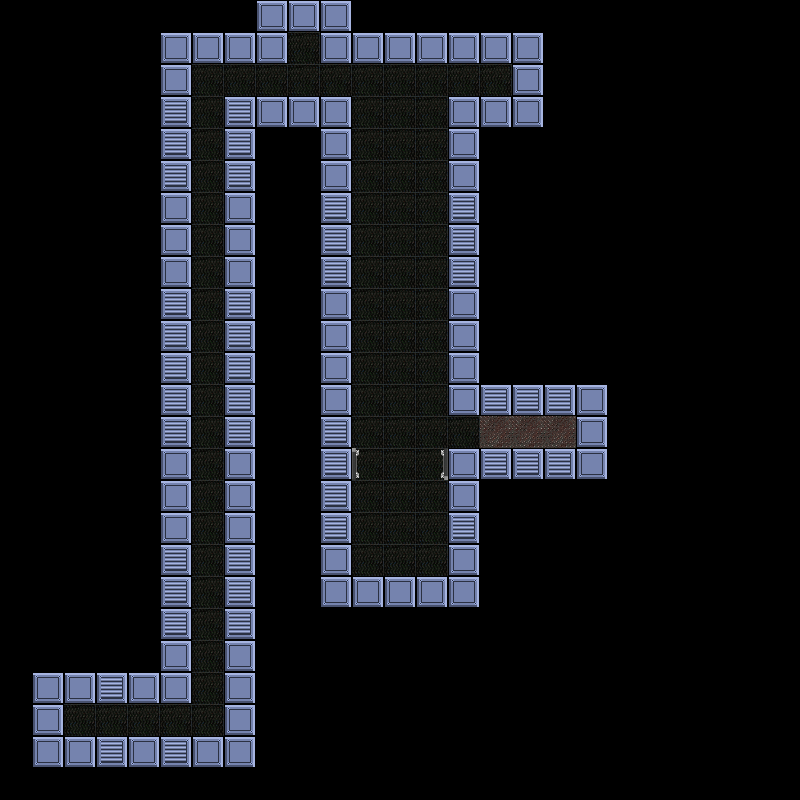

The image is a tile-based game level rendered from a .tmx file. Its description and source (layers, tilesets, objects; grid data summarised) follow:
An orthogonal 25x25 tile map with 32x32 px tiles, 3 tile layers (floor, tiles, objects) and 25 objects (17x fixture, 3x door, 2x wire-l, object, generator, ...).

<map version="1.0" orientation="orthogonal" renderorder="right-down" width="25" height="25" tilewidth="32" tileheight="32" nextobjectid="32">
 <tileset firstgid="1" name="tileset1" tilewidth="32" tileheight="32" tilecount="256" columns="16">
  <image source="../../../images/tiles/tileset1.png" width="512" height="512" />
  <tile id="16">
   <properties>
    <property name="solid" value="true" />
   </properties>
  </tile>
  <tile id="17">
   <properties>
    <property name="solid" value="true" />
   </properties>
  </tile>
 </tileset>
 <layer name="floor" width="25" height="25">
  <data>[625 cells, 84 non-empty, 2 distinct tile ids]</data>
 </layer>
 <layer name="tiles" width="25" height="25">
  <data>[625 cells, 116 non-empty, 4 distinct tile ids]</data>
 </layer>
 <layer name="objects" width="25" height="25">
  <data>[625 cells, 2 non-empty, 2 distinct tile ids]</data>
 </layer>
 <objectgroup name="Object Layer 1">
  <object id="1" name="wall-body" type="object" x="32" y="672" width="160" height="32">
   <properties>
    <property name="bodyType" value="StaticBody" />
   </properties>
  </object>
  <object id="2" name="wall3" type="fixture" x="224" y="128" width="32" height="608">
   <properties>
    <property name="body" value="wall-body" />
   </properties>
  </object>
  <object id="3" name="wall5" type="fixture" x="160" y="32" width="128" height="32">
   <properties>
    <property name="body" value="wall-body" />
   </properties>
  </object>
  <object id="4" name="wall2" type="fixture" x="32" y="736" width="224" height="32">
   <properties>
    <property name="body" value="wall-body" />
   </properties>
  </object>
  <object id="5" name="wall" type="fixture" x="32" y="704" width="32" height="32">
   <properties>
    <property name="body" value="wall-body" />
   </properties>
  </object>
  <object id="6" name="wall4" type="fixture" x="160" y="64" width="32" height="608">
   <properties>
    <property name="body" value="wall-body" />
   </properties>
  </object>
  <object id="7" name="wall6" type="fixture" x="256" y="0" width="96" height="32">
   <properties>
    <property name="body" value="wall-body" />
   </properties>
  </object>
  <object id="8" name="wall7" type="fixture" x="224" y="96" width="128" height="32">
   <properties>
    <property name="body" value="wall-body" />
   </properties>
  </object>
  <object id="9" name="wall8" type="fixture" x="320" y="32" width="224" height="32">
   <properties>
    <property name="body" value="wall-body" />
   </properties>
  </object>
  <object id="10" name="wall9" type="fixture" x="512" y="64" width="32" height="32">
   <properties>
    <property name="body" value="wall-body" />
   </properties>
  </object>
  <object id="11" name="wall10" type="fixture" x="448" y="96" width="96" height="32">
   <properties>
    <property name="body" value="wall-body" />
   </properties>
  </object>
  <object id="12" name="wall11" type="fixture" x="320" y="128" width="32" height="448">
   <properties>
    <property name="body" value="wall-body" />
   </properties>
  </object>
  <object id="13" name="wall12" type="fixture" x="448" y="128" width="32" height="256">
   <properties>
    <property name="body" value="wall-body" />
   </properties>
  </object>
  <object id="14" name="wall13" type="fixture" x="320" y="576" width="160" height="32">
   <properties>
    <property name="body" value="wall-body" />
   </properties>
  </object>
  <object id="15" name="wall14" type="fixture" x="448" y="384" width="160" height="32">
   <properties>
    <property name="body" value="wall-body" />
   </properties>
  </object>
  <object id="16" name="wall15" type="fixture" x="576" y="416" width="32" height="32">
   <properties>
    <property name="body" value="wall-body" />
   </properties>
  </object>
  <object id="17" name="wall16" type="fixture" x="448" y="448" width="160" height="32">
   <properties>
    <property name="body" value="wall-body" />
   </properties>
  </object>
  <object id="18" name="wall17" type="fixture" x="448" y="480" width="32" height="96">
   <properties>
    <property name="body" value="wall-body" />
   </properties>
  </object>
  <object id="19" name="door1-2" type="door" x="384" y="448" width="32" height="32">
   <properties>
    <property name="ActivityBlockingComponent" type="bool" value="false" />
    <property name="BlockingComponent" type="bool" value="true" />
    <property name="BlockingComponent.blocking" type="bool" value="true" />
    <property name="DoorGroupComponent" type="bool" value="false" />
    <property name="DoorGroupComponent.doorTiles" value="" />
    <property name="EntityComponent" type="bool" value="true" />
    <property name="PositionComponent" type="bool" value="true" />
    <property name="PositionComponent.angle" type="float" value="0" />
    <property name="ProcessQueueComponent" type="bool" value="true" />
    <property name="SpriteComponent" type="bool" value="true" />
    <property name="SpriteComponent.spriteLocation" value="images/entities/door-on-2.png" />
   </properties>
  </object>
  </objectgroup>
</map>
<!-- 6 of 25 objects omitted -->
